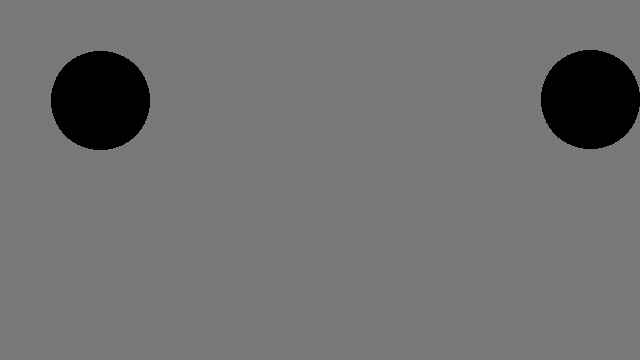
Frame 1 (no input)
Frame 60 (the mouse pressed at the canvas centre just before this capture): identical to frame 1, image omitted
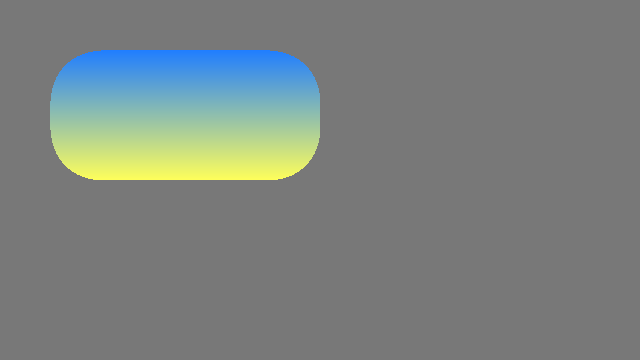
Frame 120 (the mouse held since frame 60 and released just before this capture)

The Processing sketch that drew these frames (run headless with seeded random() and noise(); from frame 60 on, the mouse is pressed at the canvas centre):

// Processing sketch: RectGradient
// ── RectGradient.pde
void setup() {
  size(640, 360);
}

void draw() {
  background(120);
  rectGradient(50, 50, mouseX - 50, mouseY - 50, 50, color(mouseX * 0.1, mouseY * 0.7, mouseY * 2), color(mouseX * 1.2, mouseX * 2, mouseY * 0.5));
}

void rectGradient(float _x, float _y, float _width, float _height, float r, color color1, color color2) {
  loadPixels();  
  for (float x = _x; x < _x + _width; x++) {
    for (float y = _y; y < _y + _height; y++) {
      if ((x < _x + _width-r || y > _y+r) && (x < _x + _width-r || y < _y + _height-r) && (x > _x+r || y > _y+r) && (x > _x+r || y < _y + _height-r))
        pixels[round(x + y*width)] = color(lerpColor(color1, color2, map(y, _y, _y + _height, 0, 1)));
    }
  }

  for (int i = 0; i < 4; i++) {
    float startX = i < 2 ? _x+r : _x + _width-r;
    float startY = i < 1 || i > 2 ? _y+r : _y + _height-r;
    for (float a = 0; a < TWO_PI; a+= 0.001) {
      for (int _r = 0; _r < r; _r++) {
        int x = round(startX + cos(a) * _r);
        int y = round(startY + sin(a) * _r);
        if (x+y*width < width*height && x+y*width > 0)
          pixels[x+y*width] = color(lerpColor(color1, color2, map(y, _y, _y + _height, 0, 1)));
      }
    }
  }
  updatePixels();
}
